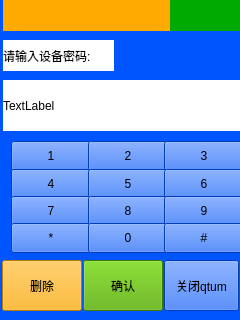
<?xml version="1.0" encoding="UTF-8"?>
<ui version="4.0">
 <class>Widget</class>
 <widget class="QWidget" name="Widget">
  <property name="geometry">
   <rect>
    <x>0</x>
    <y>0</y>
    <width>240</width>
    <height>320</height>
   </rect>
  </property>
  <property name="minimumSize">
   <size>
    <width>240</width>
    <height>320</height>
   </size>
  </property>
  <property name="maximumSize">
   <size>
    <width>240</width>
    <height>320</height>
   </size>
  </property>
  <property name="windowTitle">
   <string>Widget</string>
  </property>
  <property name="styleSheet">
   <string notr="true">background-color: rgb(0, 85, 255);</string>
  </property>
  <widget class="QLabel" name="label">
   <property name="geometry">
    <rect>
     <x>3</x>
     <y>40</y>
     <width>111</width>
     <height>31</height>
    </rect>
   </property>
   <property name="styleSheet">
    <string notr="true">background-color: rgb(255, 255, 255);</string>
   </property>
   <property name="text">
    <string>请输入设备密码:</string>
   </property>
  </widget>
  <widget class="QPushButton" name="pushButton_false">
   <property name="geometry">
    <rect>
     <x>2</x>
     <y>260</y>
     <width>80</width>
     <height>51</height>
    </rect>
   </property>
   <property name="minimumSize">
    <size>
     <width>80</width>
     <height>0</height>
    </size>
   </property>
   <property name="maximumSize">
    <size>
     <width>80</width>
     <height>16777215</height>
    </size>
   </property>
   <property name="styleSheet">
    <string notr="true">background-color: rgb(255, 170, 0);</string>
   </property>
   <property name="text">
    <string>删除</string>
   </property>
  </widget>
  <widget class="QPushButton" name="pushButton_true">
   <property name="geometry">
    <rect>
     <x>83</x>
     <y>260</y>
     <width>80</width>
     <height>51</height>
    </rect>
   </property>
   <property name="minimumSize">
    <size>
     <width>80</width>
     <height>0</height>
    </size>
   </property>
   <property name="maximumSize">
    <size>
     <width>80</width>
     <height>16777215</height>
    </size>
   </property>
   <property name="styleSheet">
    <string notr="true">background-color: rgb(85, 170, 0);</string>
   </property>
   <property name="text">
    <string>确认</string>
   </property>
  </widget>
  <widget class="QWidget" name="layoutWidget">
   <property name="geometry">
    <rect>
     <x>0</x>
     <y>130</y>
     <width>251</width>
     <height>131</height>
    </rect>
   </property>
   <layout class="QVBoxLayout" name="verticalLayout_5">
    <property name="spacing">
     <number>0</number>
    </property>
    <item>
     <layout class="QHBoxLayout" name="horizontalLayout">
      <property name="spacing">
       <number>0</number>
      </property>
      <item>
       <widget class="QPushButton" name="pushButton_num_1">
        <property name="minimumSize">
         <size>
          <width>80</width>
          <height>30</height>
         </size>
        </property>
        <property name="maximumSize">
         <size>
          <width>80</width>
          <height>30</height>
         </size>
        </property>
        <property name="styleSheet">
         <string notr="true">border-color: rgb(255, 255, 255);

</string>
        </property>
        <property name="text">
         <string>1</string>
        </property>
       </widget>
      </item>
      <item>
       <widget class="QPushButton" name="pushButton_num_2">
        <property name="minimumSize">
         <size>
          <width>80</width>
          <height>30</height>
         </size>
        </property>
        <property name="maximumSize">
         <size>
          <width>80</width>
          <height>30</height>
         </size>
        </property>
        <property name="styleSheet">
         <string notr="true">border-color: rgb(255, 255, 255);</string>
        </property>
        <property name="text">
         <string>2</string>
        </property>
       </widget>
      </item>
      <item>
       <widget class="QPushButton" name="pushButton_num_3">
        <property name="minimumSize">
         <size>
          <width>80</width>
          <height>30</height>
         </size>
        </property>
        <property name="maximumSize">
         <size>
          <width>80</width>
          <height>30</height>
         </size>
        </property>
        <property name="styleSheet">
         <string notr="true">border-color: rgb(255, 255, 255);</string>
        </property>
        <property name="text">
         <string>3</string>
        </property>
       </widget>
      </item>
     </layout>
    </item>
    <item>
     <layout class="QHBoxLayout" name="horizontalLayout_2">
      <property name="spacing">
       <number>0</number>
      </property>
      <property name="sizeConstraint">
       <enum>QLayout::SetDefaultConstraint</enum>
      </property>
      <item>
       <widget class="QPushButton" name="pushButton_num_4">
        <property name="minimumSize">
         <size>
          <width>80</width>
          <height>30</height>
         </size>
        </property>
        <property name="maximumSize">
         <size>
          <width>80</width>
          <height>30</height>
         </size>
        </property>
        <property name="text">
         <string>4</string>
        </property>
       </widget>
      </item>
      <item>
       <widget class="QPushButton" name="pushButton_num_5">
        <property name="minimumSize">
         <size>
          <width>80</width>
          <height>30</height>
         </size>
        </property>
        <property name="maximumSize">
         <size>
          <width>80</width>
          <height>30</height>
         </size>
        </property>
        <property name="text">
         <string>5</string>
        </property>
       </widget>
      </item>
      <item>
       <widget class="QPushButton" name="pushButton_num_6">
        <property name="minimumSize">
         <size>
          <width>80</width>
          <height>30</height>
         </size>
        </property>
        <property name="maximumSize">
         <size>
          <width>80</width>
          <height>30</height>
         </size>
        </property>
        <property name="text">
         <string>6</string>
        </property>
       </widget>
      </item>
     </layout>
    </item>
    <item>
     <layout class="QHBoxLayout" name="horizontalLayout_3">
      <property name="spacing">
       <number>0</number>
      </property>
      <item>
       <widget class="QPushButton" name="pushButton_num_7">
        <property name="minimumSize">
         <size>
          <width>80</width>
          <height>30</height>
         </size>
        </property>
        <property name="maximumSize">
         <size>
          <width>80</width>
          <height>30</height>
         </size>
        </property>
        <property name="text">
         <string>7</string>
        </property>
       </widget>
      </item>
      <item>
       <widget class="QPushButton" name="pushButton_num_8">
        <property name="minimumSize">
         <size>
          <width>80</width>
          <height>30</height>
         </size>
        </property>
        <property name="maximumSize">
         <size>
          <width>80</width>
          <height>30</height>
         </size>
        </property>
        <property name="text">
         <string>8</string>
        </property>
       </widget>
      </item>
      <item>
       <widget class="QPushButton" name="pushButton_num_9">
        <property name="minimumSize">
         <size>
          <width>80</width>
          <height>30</height>
         </size>
        </property>
        <property name="maximumSize">
         <size>
          <width>80</width>
          <height>30</height>
         </size>
        </property>
        <property name="text">
         <string>9</string>
        </property>
       </widget>
      </item>
     </layout>
    </item>
    <item>
     <layout class="QHBoxLayout" name="horizontalLayout_4">
      <property name="spacing">
       <number>0</number>
      </property>
      <item>
       <widget class="QPushButton" name="pushButton_num_10">
        <property name="minimumSize">
         <size>
          <width>80</width>
          <height>30</height>
         </size>
        </property>
        <property name="maximumSize">
         <size>
          <width>80</width>
          <height>30</height>
         </size>
        </property>
        <property name="sizeIncrement">
         <size>
          <width>80</width>
          <height>30</height>
         </size>
        </property>
        <property name="text">
         <string>*</string>
        </property>
       </widget>
      </item>
      <item>
       <widget class="QPushButton" name="pushButton_num_0">
        <property name="minimumSize">
         <size>
          <width>80</width>
          <height>30</height>
         </size>
        </property>
        <property name="maximumSize">
         <size>
          <width>80</width>
          <height>30</height>
         </size>
        </property>
        <property name="text">
         <string>0</string>
        </property>
       </widget>
      </item>
      <item>
       <widget class="QPushButton" name="pushButton_num_11">
        <property name="minimumSize">
         <size>
          <width>80</width>
          <height>30</height>
         </size>
        </property>
        <property name="maximumSize">
         <size>
          <width>80</width>
          <height>30</height>
         </size>
        </property>
        <property name="text">
         <string>#</string>
        </property>
       </widget>
      </item>
     </layout>
    </item>
   </layout>
  </widget>
  <widget class="QLabel" name="label_view">
   <property name="geometry">
    <rect>
     <x>3</x>
     <y>80</y>
     <width>241</width>
     <height>51</height>
    </rect>
   </property>
   <property name="styleSheet">
    <string notr="true">background-color: rgb(255, 255, 255);</string>
   </property>
   <property name="text">
    <string>TextLabel</string>
   </property>
  </widget>
  <widget class="QPushButton" name="pushButton_close_qtum">
   <property name="geometry">
    <rect>
     <x>164</x>
     <y>260</y>
     <width>75</width>
     <height>51</height>
    </rect>
   </property>
   <property name="text">
    <string>关闭qtum</string>
   </property>
  </widget>
  <widget class="QLabel" name="label_Time">
   <property name="geometry">
    <rect>
     <x>3</x>
     <y>0</y>
     <width>171</width>
     <height>31</height>
    </rect>
   </property>
   <property name="styleSheet">
    <string notr="true">background-color: rgb(255, 170, 0);</string>
   </property>
   <property name="text">
    <string/>
   </property>
  </widget>
  <widget class="QLabel" name="label_net">
   <property name="geometry">
    <rect>
     <x>170</x>
     <y>0</y>
     <width>71</width>
     <height>31</height>
    </rect>
   </property>
   <property name="styleSheet">
    <string notr="true">background-color: rgb(0, 170, 0);</string>
   </property>
   <property name="text">
    <string/>
   </property>
  </widget>
  <zorder>layoutWidget</zorder>
  <zorder>label</zorder>
  <zorder>pushButton_false</zorder>
  <zorder>pushButton_true</zorder>
  <zorder>label_view</zorder>
  <zorder>pushButton_close_qtum</zorder>
  <zorder>label_Time</zorder>
  <zorder>label_net</zorder>
 </widget>
 <layoutdefault spacing="6" margin="11"/>
 <resources/>
 <connections/>
</ui>
